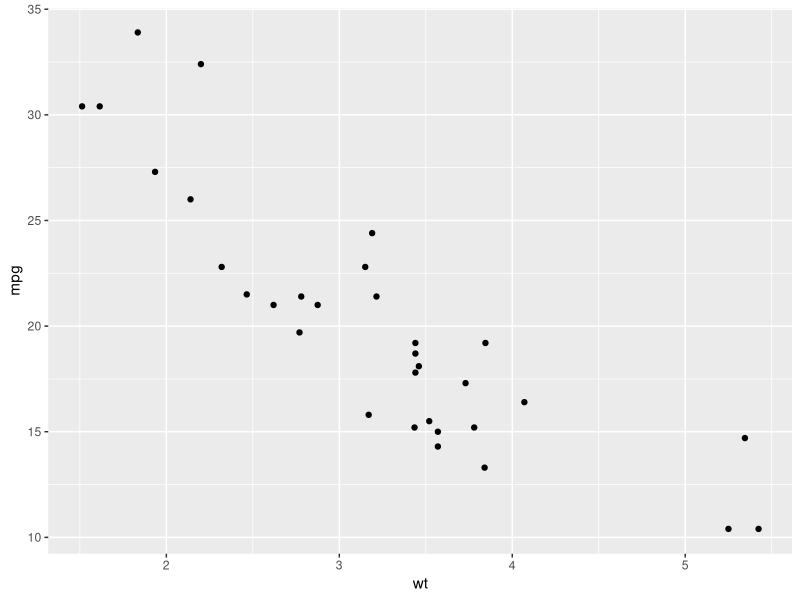
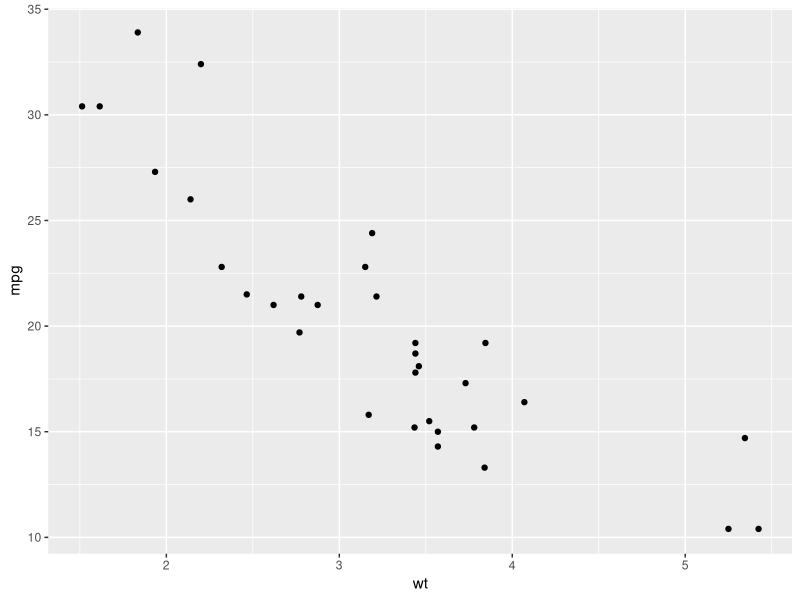
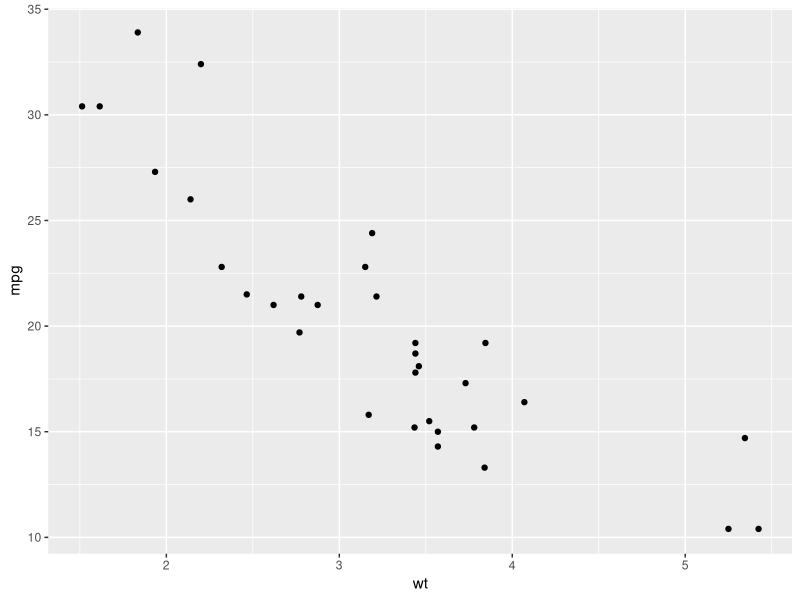
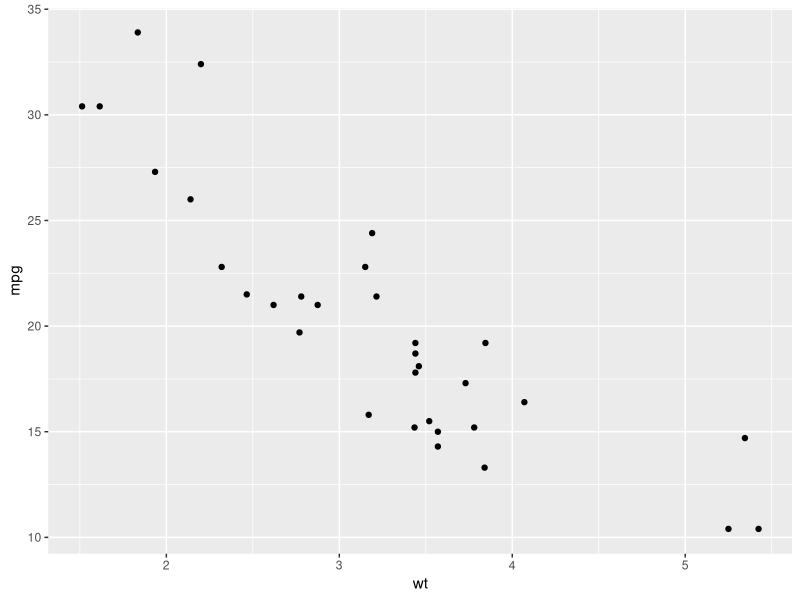
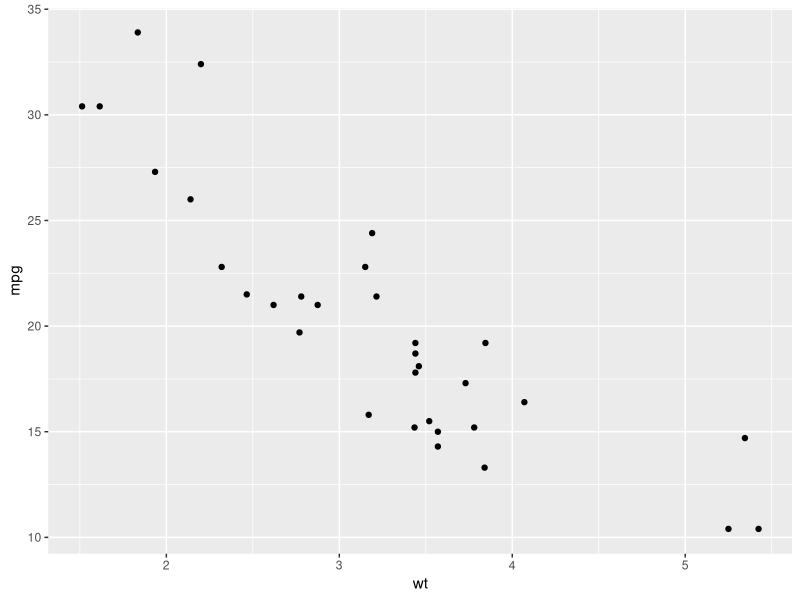
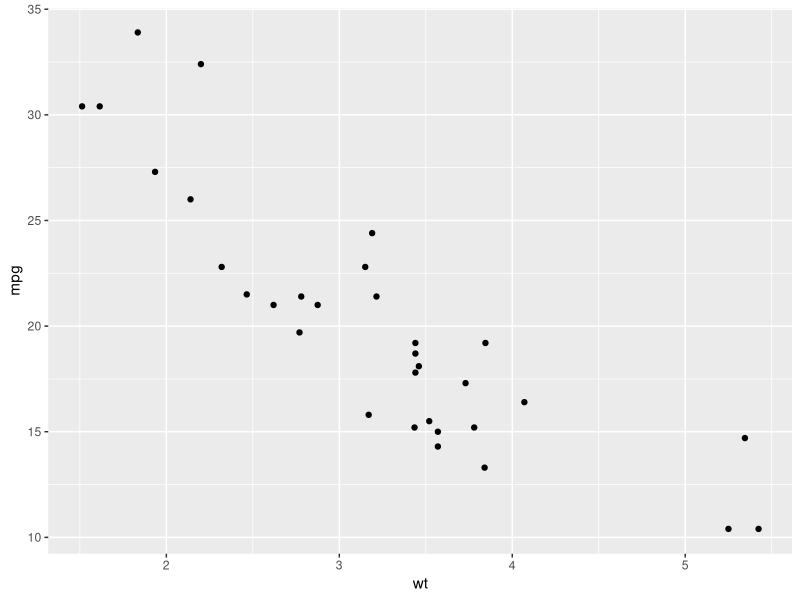
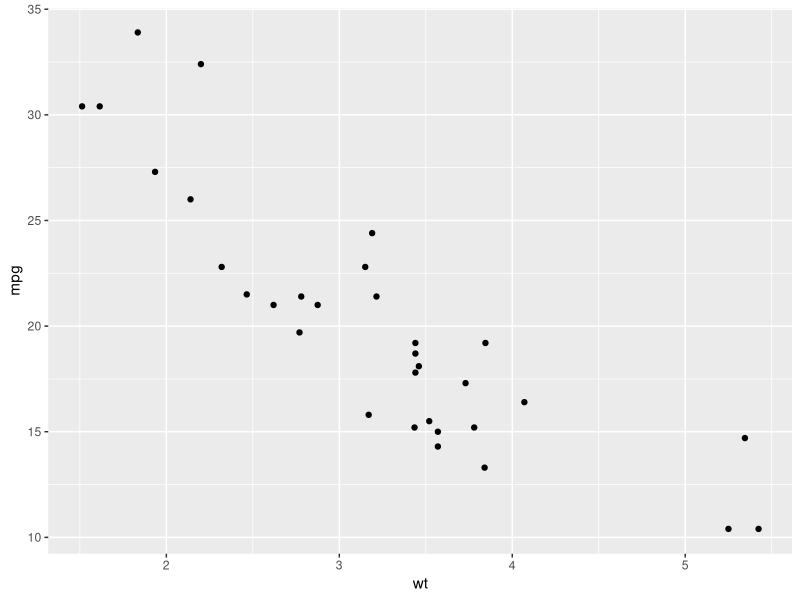
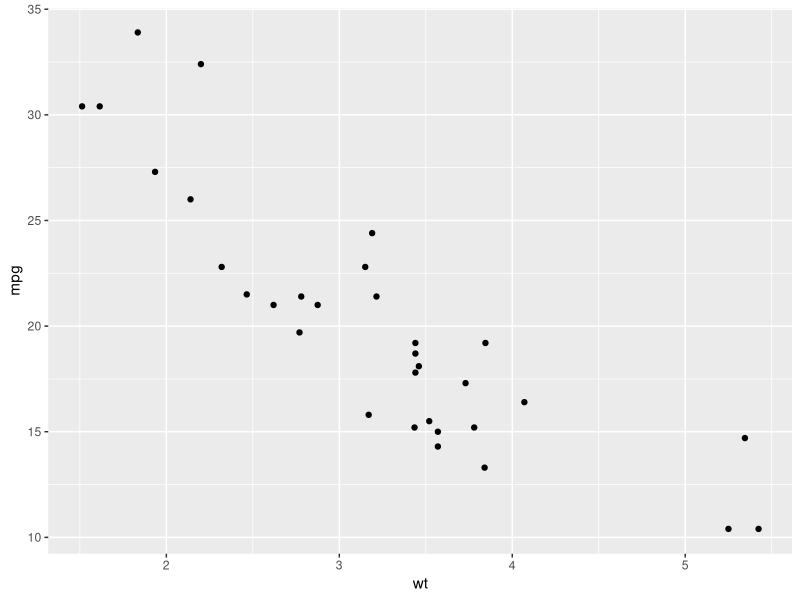

Here is the R script that generated these plots, in order:
## ---- chunk 1
#| label: fig-1
#| fig.cap: "Sample 1"

library(ggplot2)

ggplot(mtcars, aes(x = wt, y = mpg)) +
  geom_point()
## ---- chunk 2
#| label: fig-2
#| fig.cap: "Sample 2"

ggplot(mtcars, aes(x = wt, y = mpg)) +
  geom_point()
## ---- chunk 3
#| label: fig-3
#| fig.cap: "Sample 3"


ggplot(mtcars, aes(x = wt, y = mpg)) +
  geom_point()
## ---- chunk 4
#| label: fig-4
#| fig.cap: "Sample 4"

ggplot(mtcars, aes(x = wt, y = mpg)) +
  geom_point()
## ---- chunk 5
#| label: fig-5
#| fig.cap: "Sample 5"

ggplot(mtcars, aes(x = wt, y = mpg)) +
  geom_point()
## ---- chunk 6
#| label: fig-6
#| fig.cap: "Sample 6"

ggplot(mtcars, aes(x = wt, y = mpg)) +
  geom_point()
## ---- chunk 7
#| label: fig-7
#| fig.cap: "Sample 7"

ggplot(mtcars, aes(x = wt, y = mpg)) +
  geom_point()
## ---- chunk 8
#| label: fig-8
#| fig.cap: "Sample 8"

ggplot(mtcars, aes(x = wt, y = mpg)) +
  geom_point()
## ---- chunk 9
#| label: fig-9
#| fig.cap: "Sample 9"

ggplot(mtcars, aes(x = wt, y = mpg)) +
  geom_point()
## ---- chunk 10
#| label: fig-10
#| fig.cap: "Sample 10"


ggplot(mtcars, aes(x = wt, y = mpg)) +
  geom_point()
